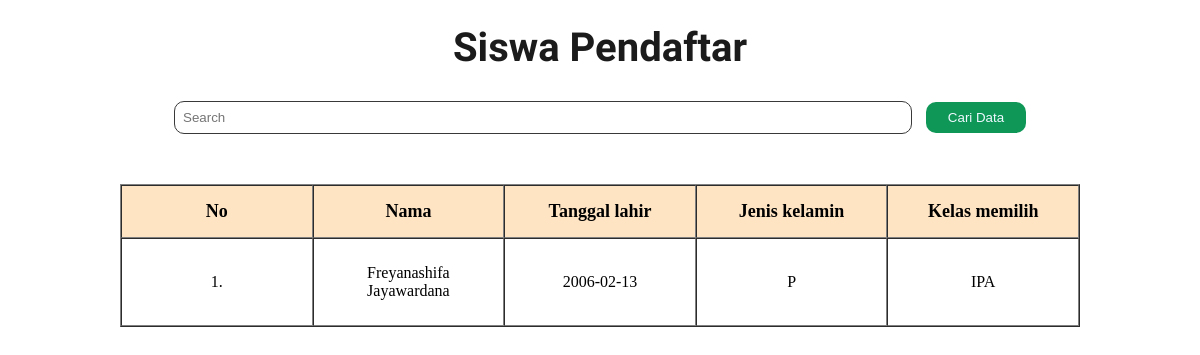
/cekUser/cekUser.php?keyword=Freyanashifa Jayawardana (signed in), run on the app's committed database.
### tables this page shows
CREATE TABLE `siswa` (
  `id` int(11) NOT NULL,
  `nama` varchar(100) NOT NULL,
  `tanggal_lahir` date DEFAULT NULL,
  `jenis_kelamin` enum('L','P') DEFAULT NULL,
  `email` varchar(255) DEFAULT NULL,
  `kelas` enum('IPA','IPS','BAHASA') DEFAULT NULL
);

### cekUser/cekUser.php (the view, shortened to what this page needs)
<?php
    $conn = mysqli_connect("localhost" , "u2203040039","u2203040039","dbu2203040039") ;
    if (isset($_GET['keyword'])) {
        $data = $_GET['keyword'] ;
    } else {
        $data = '' ;
    }
    if ($data) {
        $query = "SELECT * FROM siswa WHERE
                        nama LIKE '%$data%' OR
                        jenis_kelamin LIKE '%$data%' OR
                        kelas LIKE '%$data%'" ;
        $siswaS = query($query) ;
    } else {
        $siswaS = query("SELECT * FROM siswa") ;
    }
    function query($query) {
        global $conn ;
        $result = mysqli_query($conn,$query) ;
        $t_siswa = [] ;
        while ($siswaS = mysqli_fetch_assoc($result)) {
            $t_siswa[] = $siswaS ;
        }
        return $t_siswa ;
    }
?>
<!DOCTYPE html>
<html lang="en">
<head>
    <link rel="stylesheet" href="style.css">
</head>
<body>
    <div class="container">
        <div class="head">
            <h1>Siswa Pendaftar</h1>
        </div>
        <div class="cari">
            <form action="" method="get">
                <input type="text" name="keyword" id="keyword" placeholder="Search">
                <button type="submit"> Cari Data</button>
            </form>
        </div>
        <div class="tableS">
            <table width="80%" cellpadding="10" cellspacing="0" border="1">
                <tr>
                    <th width="20%">No</th>
                    <th width="20%">Nama</th>
                    <th width="20%">Tanggal lahir</th>
                    <th width="20%">Jenis kelamin</th>
                    <th width="20%">Kelas memilih</th>
                </tr>
                <?php $i = 1 ?>
                <?php foreach ($siswaS as $siswa) :?>
                    <tr>
                        <td><?php echo $i ?>. </td>
                        <td><?php echo $siswa["nama"] ; ?></td>
                        <td><?php echo $siswa["tanggal_lahir"] ; ?></td>
                        <td><?php echo $siswa["jenis_kelamin"] ; ?></td>
                        <td><?php echo $siswa["kelas"] ; ?> </td>
                    </tr>
                    <?php $i++ ?>
                <?php endforeach; ?>
            </table>
        </div>
    </div>
</body>
</html>

### cekUser/style.css (style rules this page uses)
* { padding: 0; margin: 0; }
body { overflow-x: hidden; min-width: 100vw; min-height: 100vh; }
.head { margin-top: 3vh; }
.head h1 { font-family: "Carter One", system-ui; text-align: center; font-size: 40px; color: rgb(27, 27, 27); }
.cari { margin-top: 30px; text-align: center; margin-bottom: 50px; }
.cari form input { padding: 8px; width: 60%; border-radius: 10px; border: 1.5px solid rgb(57, 57, 57); }
.cari form button { width: 100px; border-radius: 10px; padding: 8px; margin-left: 10px; background-color: rgb(14, 151, 87); color: aliceblue; cursor: pointer; border: 0px solid rgb(57, 57, 57); font-weight: 500; }
.tableS { text-align: center; margin: auto; margin-top: 30px; margin-bottom: 40px; }
.tableS table { margin: auto; }
.tableS table tr th { background-color: bisque; font-size: 18px; padding: 15px; }
.tableS table tr td { padding: 25px; }

### data on the page
siswa: nama "Freyanashifa Jayawardana", tanggal_lahir "2006-02-13", jenis_kelamin "P", kelas "IPA"
